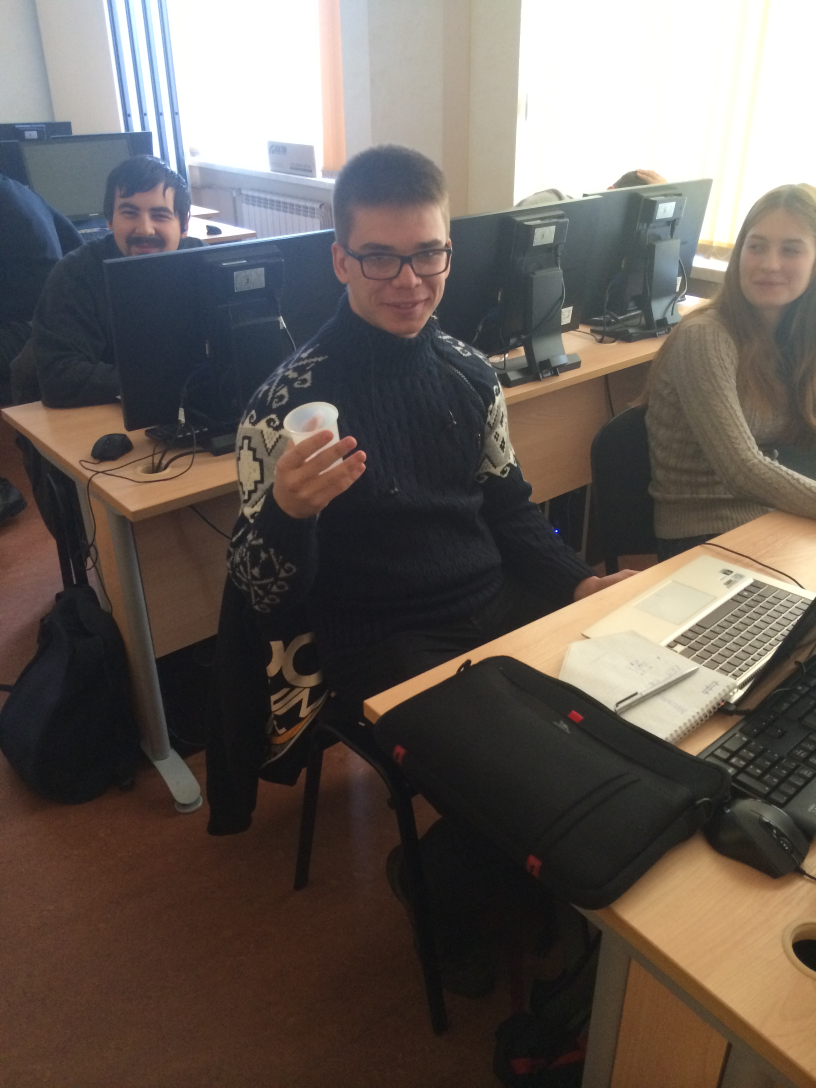
#> input picture data/seminar_23_10_14/images/IMG_0274.JPG, 2448 x 3264 px (shown at 1/3 size); its folder holds 2 pictures in this run
$ python keypoints.py
#> lines starting #> are read from the running program, lines starting #| are printed output that depends on the picture
import cv2
import numpy as np
import scipy
from scipy import ndimage
import argparse
from os import listdir
from os.path import isfile, join
from matplotlib import pyplot as plt

data_folder = "../data/seminar_23_10_14/images/"
results_path = "results/"

def drawMatches(img1, kp1, img2, kp2, matches):
	# Create a new output image that concatenates the two images together
	# (a.k.a) a montage
	rows1, cols1 = img1.shape
	rows2, cols2 = img2.shape

	out = np.zeros((max([rows1, rows2]), cols1 + cols2, 3), dtype='uint8')

	# Place the first image to the left
	out[:rows1, :cols1, :] = np.dstack([img1, img1, img1])

	cv2.imwrite("result.jpg", out)


def readDir(directory):
#> called with directory = '../data/seminar_23_10_14/images/'
	source_files = [f for f in listdir(directory) if isfile(
		join(directory, f))]
	images = []
	for source_name in source_files:
		source_path = directory + source_name
		print(source_path)
		img = cv2.imread(source_path)
#> img is the input picture: shape (3264, 2448, 3); mean B, G, R 88.6, 94.5, 103.1
		images.append(cv2.cvtColor(img, cv2.COLOR_BGR2GRAY))
	return images


def show(img):
	cv2.imshow("image", img)
	cv2.waitKey()


def pano(images):
	sift = cv2.xfeatures2d.SIFT_create()
	key_points = []
	img_des = []
	for image in images:
		kp, d = sift.detectAndCompute(image, None)
		print(len(kp))
		key_points.append(kp)
		img_des.append(d)

	bf = cv2.BFMatcher()
	obj = None
	scene = images[0]
	matches = [[[] for i in range(len(images))] for j in range(len(images))]
	good = [[[] for i in range(len(images))] for j in range(len(images))]

	# [22 lines of commented-out code are left out]

	max_index = 1
	scene = images[max_index]
	for i in range(len(images)):
		if i == max_index:
			continue

		matches[i][max_index] = bf.knnMatch(img_des[i], img_des[max_index], k=2)
		# print("Found matches for " + str(i) + " and " + str(j))
		# Apply ratio test
		for m, n in matches[i][max_index]:
			if m.distance < 0.7 * n.distance:
				good[i][max_index].append(m)

		obj = images[i]
		obj_pts = np.float32(
			[key_points[i][m.queryIdx].pt for m in good[i][max_index]]).reshape(-1, 1, 2)
		scene_pts = np.float32(
			[key_points[max_index][m.trainIdx].pt for m in good[i][max_index]]).reshape(-1, 1, 2)

		# print(len(obj_pts))
		# print(len(scene_pts))
		M, mask = cv2.findHomography(scene_pts, obj_pts, cv2.RANSAC, 5.0)
		matchesMask = mask.ravel().tolist()
		# [6 lines of commented-out code are left out]
		rows, cols = scene.shape
		mult = 1
		result = cv2.warpPerspective(obj, np.linalg.inv(M), (cols*(mult+1), rows*(mult+1)))

		top = int(0*rows)
		bottom = int(mult*rows)
		left = int(0*cols)
		right = int(mult*cols)
		tmp = cv2.copyMakeBorder(scene, top, bottom, left, right, cv2.BORDER_CONSTANT, 0)
		print(result.shape)
		print(tmp.shape)
		cv2.imwrite("transformed" + str(i) + ".jpg", result)
		result += tmp
		cv2.imwrite("result" + str(i) + ".jpg", result)

images = readDir(data_folder)
#> images = 2 items
pano(images)
#> the loop in pano, `for image in images:` made 2 passes
#| 4278
#| 6144
#> in pano, `scene = images[0]`:
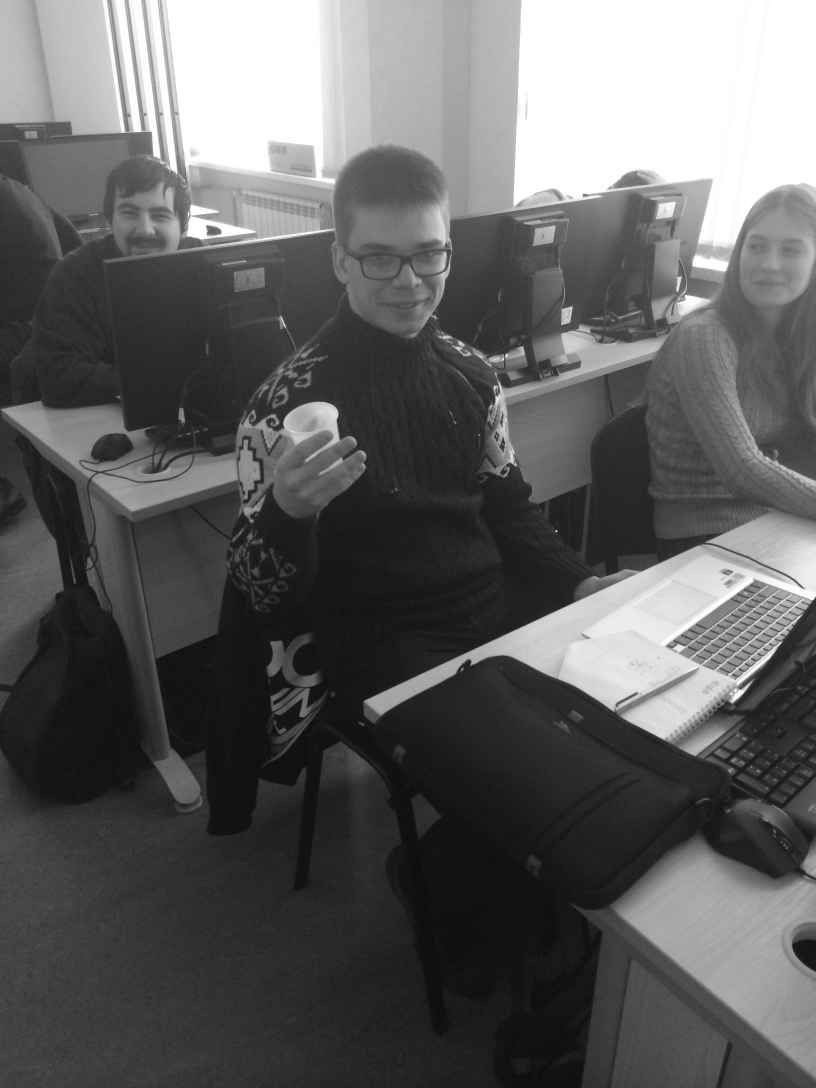
#> scene: shape (3264, 2448) (shown at 1/3 size); min 4, max 255, mean 96.4
#> in pano, `matches = [[[] for i in range(len(images))] for j in range(len(images))]`: matches = [[[], []], [[], []]]
#> in pano, `scene = images[max_index]`:
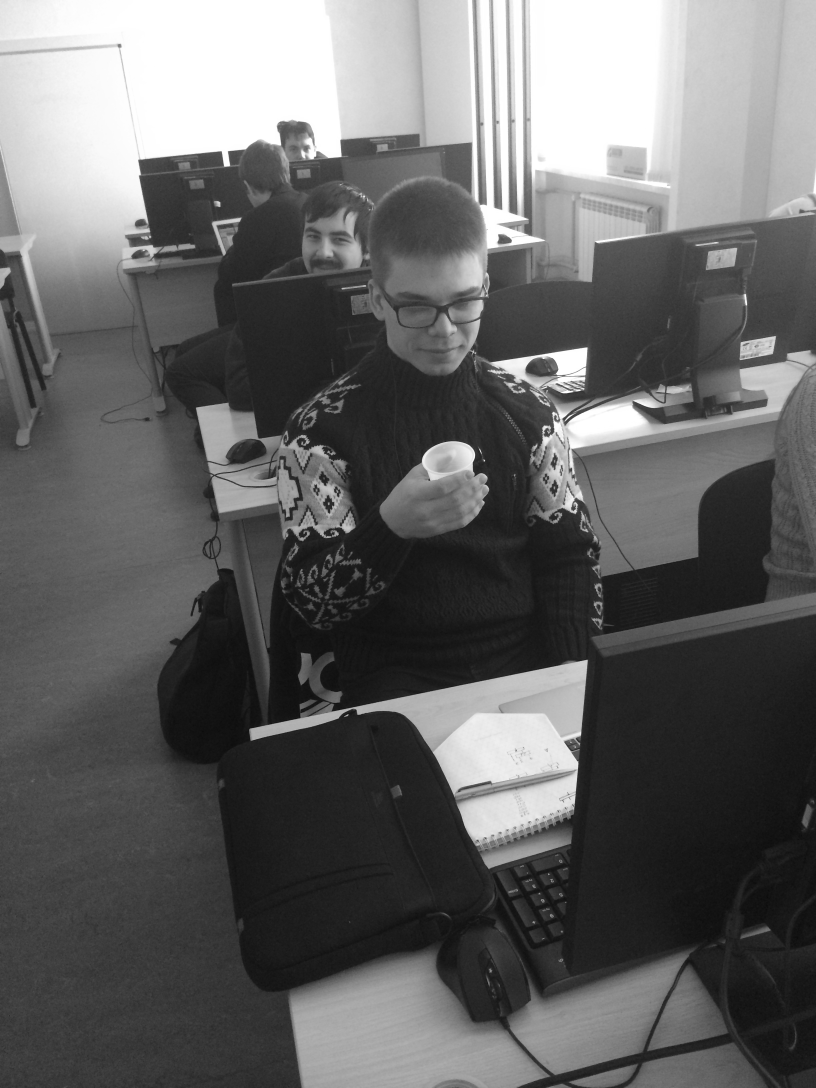
#> scene: shape (3264, 2448) (shown at 1/3 size); min 2, max 255, mean 100.5
#> the loop in pano, `for i in range(len(images)):` made 2 passes
#> (rows, cols, mult, top, bottom, left, right) on pass 1: (3264, 2448, 1, 0, 3264, 0, 2448)
#| (6528, 4896)
#| (6528, 4896)
#> pass 1, in pano, `result = cv2.warpPerspective(obj, np.linalg.inv(M), (cols*(mult+1), ro..`:
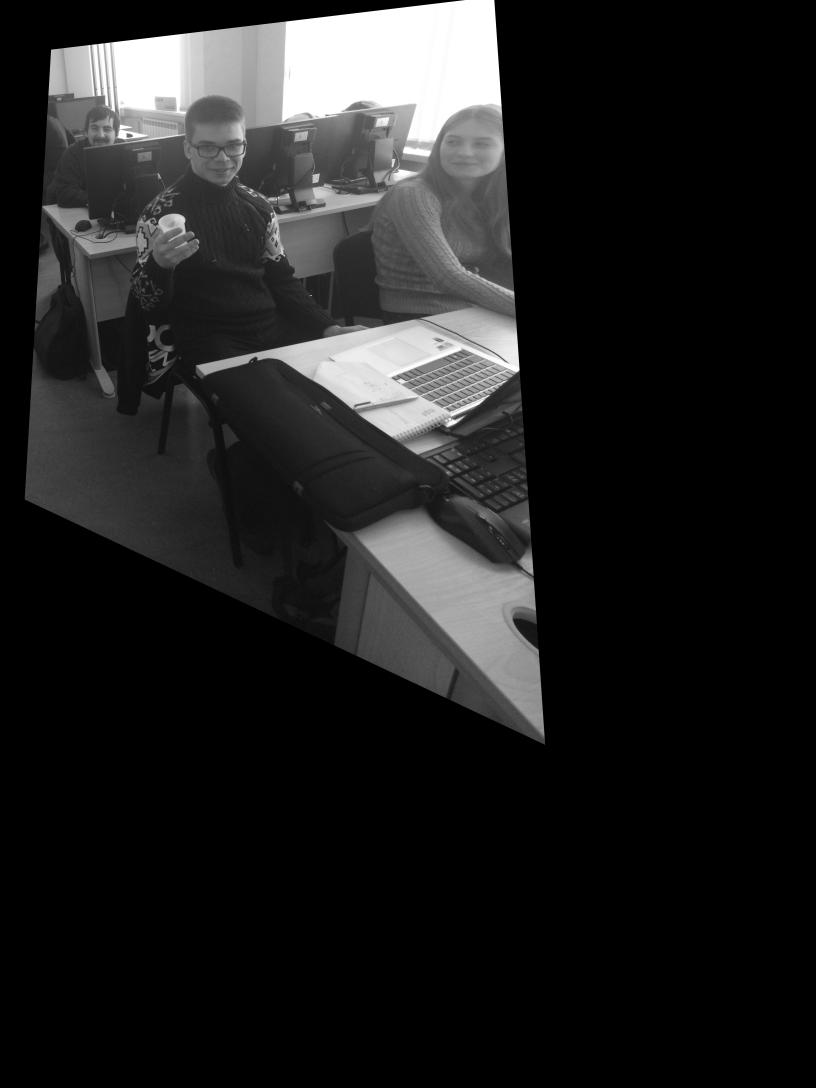
#> result: shape (6528, 4896) (shown at 1/6 size); min 0, max 255, mean 32.2
#> pass 1, in pano, `result += tmp`:
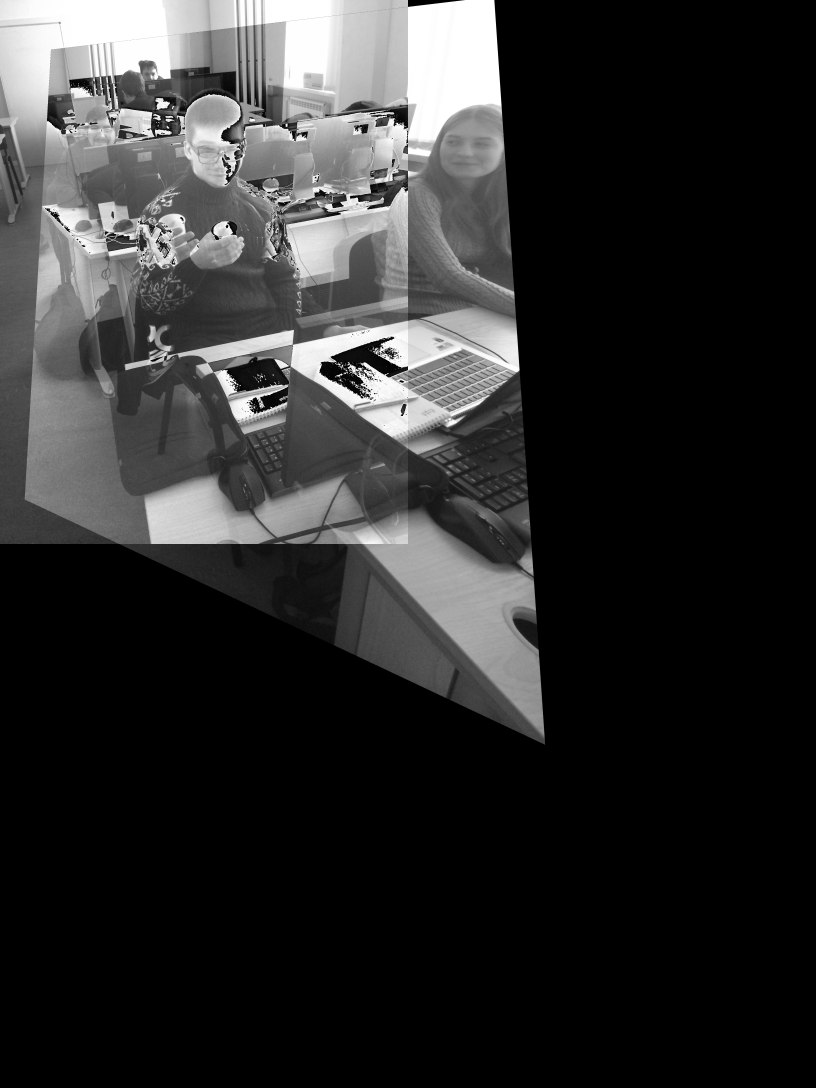
#> result: shape (6528, 4896) (shown at 1/6 size); min 0, max 255, mean 45.4
#> after the loop in pano, `for i in range(len(images)):`: matches = 2 items
